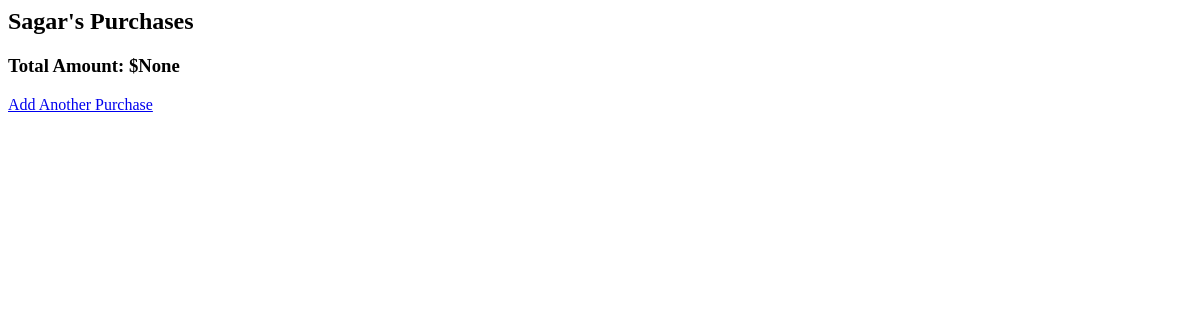
The app's page /5/ (signed in), older data.
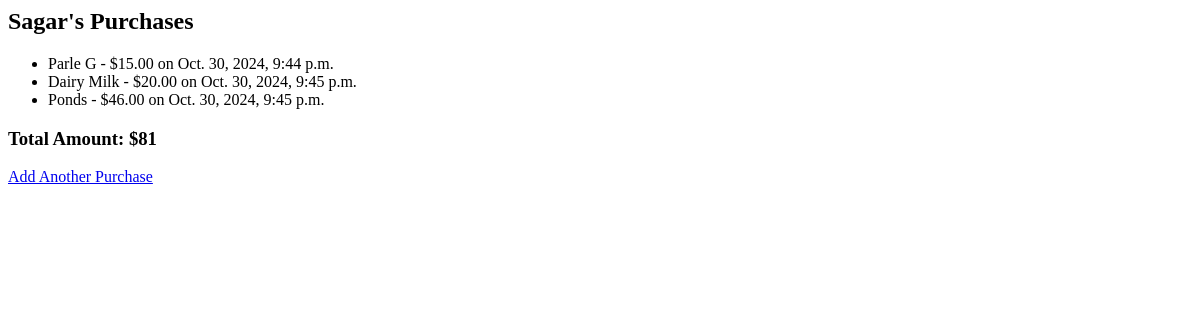
The same page, newer data.
### customers/models.py (models this page shows, shortened)
class Purchase(models.Model):
    customer = models.ForeignKey(Customer, related_name='purchases', on_delete=models.CASCADE)
    item_name = models.CharField(max_length=100)
    price = models.DecimalField(max_digits=10, decimal_places=2)
    purchase_date = models.DateTimeField(auto_now_add=True)

### customers/views.py (the view)
# urls.py: path('<int:customer_id>/', views.customer_detail, name='customer_detail'),
@login_required
def customer_detail(request, customer_id):
    customer = get_object_or_404(Customer, id=customer_id)
    purchases = customer.purchases.all()
    total_amount = purchases.aggregate(Sum('price'))['price__sum']
    return render(request, 'customers/customer_detail.html', {
        'customer': customer,
        'purchases': purchases,
        'total_amount': total_amount
    })

### customers/templates/customers/customer_detail.html
<h2>{{ customer.name }}'s Purchases</h2>
<ul>
    {% for purchase in purchases %}
        <li>{{ purchase.item_name }} - ${{ purchase.price }} on {{ purchase.purchase_date }}</li>
    {% endfor %}
</ul>
<h3>Total Amount: ${{ total_amount }}</h3>
<a href="{% url 'create_purchase' customer.id %}">Add Another Purchase</a>

Row changes from the older to the newer data that the page shows:
added Purchase: item_name "Parle G", price "15.00", purchase_date "Oct. 30, 2024, 9:44 p.m."
added Purchase: item_name "Dairy Milk", price "20.00", purchase_date "Oct. 30, 2024, 9:45 p.m."
added Purchase: item_name "Ponds", price "46.00", purchase_date "Oct. 30, 2024, 9:45 p.m."
Text that changed along with them:
{{ total_amount }}: "None" → "81"
